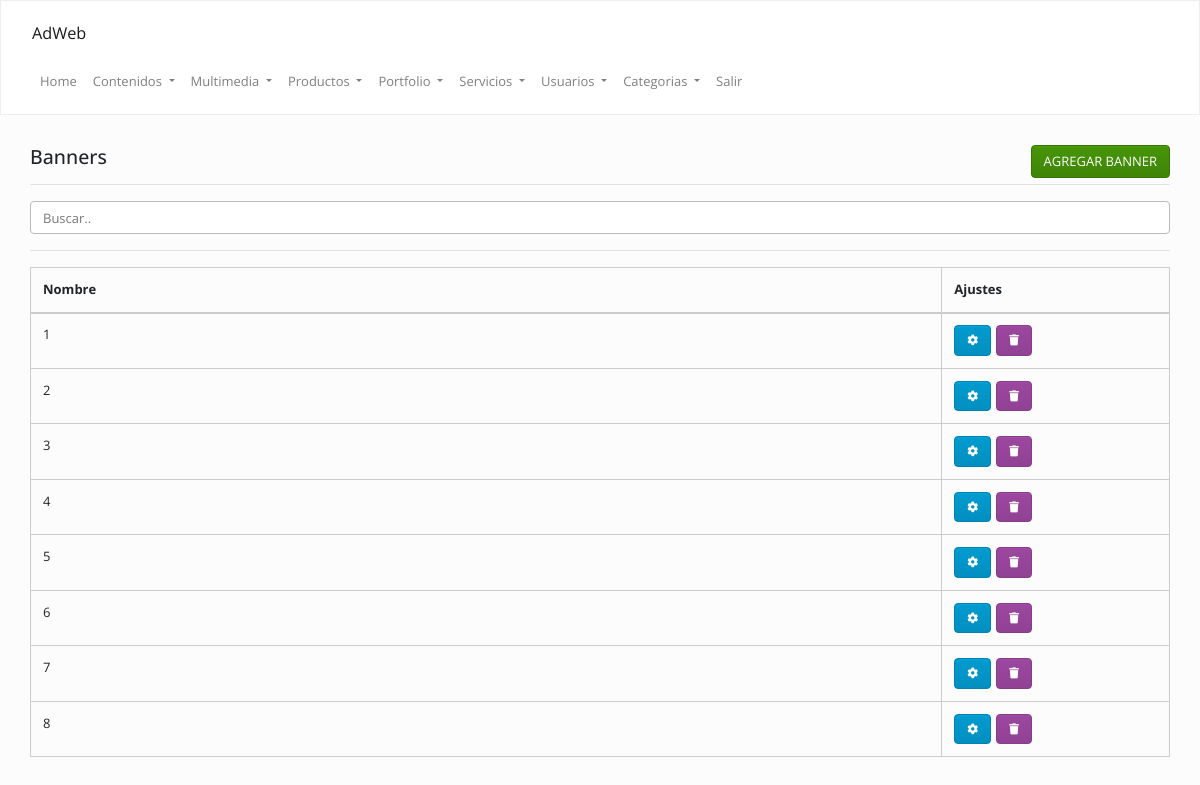
Screenshot of /admin/index.php?op=banners&accion=ver (signed in) with the database file from the repository.
### tables this page shows
CREATE TABLE `banners` (
  `id` int(11) NOT NULL,
  `cod` varchar(255) NOT NULL,
  `nombre` varchar(255) NOT NULL,
  `categoria` varchar(255) NOT NULL,
  `vistas` int(11) NOT NULL DEFAULT '0',
  `link` varchar(255) NOT NULL
);

### Config/Autoload.php (called while the page is built, shortened)
<?php
class autoload
{
    public static function runAdmin()
    {
        spl_autoload_register(
            function ($clase)
            {
                $ruta = str_replace("\\", "/", $clase) . ".php";
            }
        );
    }
}

### Clases/Conexion.php (called while the page is built, shortened)
<?php namespace Clases;
class Conexion
{
    private $datos = array("host"=> "localhost","user"=> "root","pass"=> "","db"  => "foodie");
    private $con;
    public function __construct()
    {
        $this->con = mysqli_connect($this->datos["host"], $this->datos["user"], $this->datos["pass"], $this->datos["db"]);
        mysqli_set_charset($this->con,'utf8');
    }
    public function sqlReturn($query)
    {
        $dato = $this->con->query($query);
        return $dato;
    }
}

### Clases/Banner.php (called while the page is built, shortened)
<?php
class Banner
{
    private $con;
    public function __construct()
    {
        $this->con = new Conexion();
    }
    public function list() {
        $array = array();
        $sql = "SELECT * FROM `banners`";
        $notas = $this->con->sqlReturn($sql);
        if ($notas) {
            while ($row = mysqli_fetch_assoc($notas)) {
                $array[] = $row;
            }
            return $array ;
        }
    }
}

### admin/inc/banners/ver.php (the view, shortened to what this page needs)
<?php
$banners = new Clases\Banner();
$data      = $banners->list();
?>
<div class="mt-20">
    <div class="col-lg-12 col-md-12">
        <h4>
            Banners
            <a class="btn btn-success pull-right" href="<?=URL?>/index.php?op=banners&accion=agregar">
                AGREGAR BANNER
            </a>
        </h4>
        <hr/>
        <input class="form-control" id="myInput" type="text" placeholder="Buscar..">
        <hr/>
        <table class="table  table-bordered  ">
            <thead>
                <th>
                    Nombre
                </th>
                <th>
                    Ajustes
                </th>
            </thead>
            <tbody>
                <?php
                if (is_array($data)) {
                    foreach ($data as $val) {
                        echo "<tr>";
                        echo "<tr>";
                        echo "<td>";
                        echo strtoupper($val["nombre"]);
                        echo "</td>";
                        echo "<td>";
                        echo '<a class="btn btn-info" data-toggle="tooltip" data-placement="top" title="Modificar" href="' . URL . '/index.php?op=banners&accion=modificar&cod=' . $val["cod"] . '"><i class="fa fa-cog"></i></a>';
                        echo '<a class="btn btn-danger" data-toggle="tooltip" data-placement="top" title="Eliminar" href="' . URL . '/index.php?op=banners&accion=ver&borrar=' . $val["cod"] . '">
                        <i class="fa fa-trash"></i></a>';
                        echo "</td>";
                        echo "</tr>";
                    }
                }
                ?>
            </tbody>
        </table>
    </div>
</div>

### admin/css/style.css (style rules this page uses)
.pull-right { float: right !important; }
.mt-20 { margin-top: 20px !important; }
td .btn { margin-right: 5px; font-size: 11px; }
th:last-child { width: 20%; }

### rows the page displays
banners: nombre "1"
banners: nombre "2"
banners: nombre "3"
banners: nombre "4"
banners: nombre "5"
banners: nombre "6"
banners: nombre "7"
banners: nombre "8"
